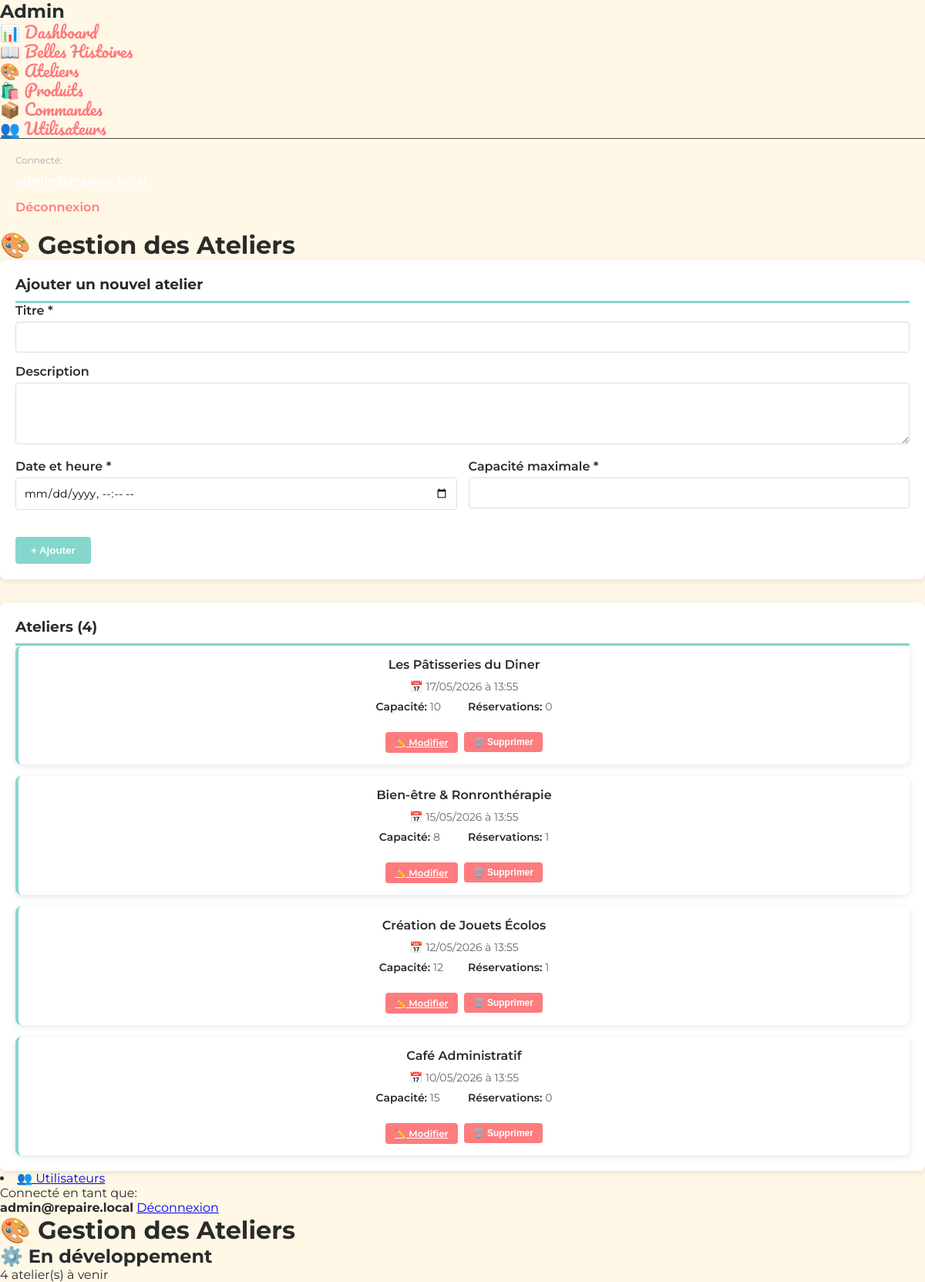
The app's page /admin/ateliers.php (signed in) with its own data.
### tables this page shows
CREATE TABLE ateliers (
  id INT AUTO_INCREMENT PRIMARY KEY,
  titre VARCHAR(150) NOT NULL,
  description TEXT,
  image VARCHAR(255),
  date_heure DATETIME NOT NULL,
  capacite_max INT NOT NULL,
  admin_id INT NOT NULL,
  CONSTRAINT fk_ateliers_admin
    FOREIGN KEY (admin_id) REFERENCES admin_users(id)
    ON UPDATE CASCADE ON DELETE RESTRICT,
  CONSTRAINT chk_ateliers_capacite CHECK (capacite_max > 0)
);

### admin/ateliers.php (the view, shortened to what this page needs)
<?php
$pdo = getPDO();
$edit_atelier = null;
$stmt = $pdo->query('SELECT id, titre, date_heure, capacite_max FROM ateliers ORDER BY date_heure DESC');
$ateliers = $stmt->fetchAll();
$reservations_count = [];
foreach ($ateliers as $atelier) {
    $stmt = $pdo->prepare('SELECT COUNT(*) FROM reservations_ateliers WHERE atelier_id = ?');
    $stmt->execute([$atelier['id']]);
    $reservations_count[$atelier['id']] = $stmt->fetchColumn();
}
?>
<!DOCTYPE html>
<html lang="fr">
<head>
    <link rel="stylesheet" href="../style.css">
</head>
<body>
    <div class="admin-container">
        <aside class="admin-sidebar">
            <div class="admin-menu">
                <h2>Admin</h2>
                <nav>
                    <a href="dashboard.php">📊 Dashboard</a>
                    <a href="moderer-histoires.php">📖 Belles Histoires</a>
                    <a href="ateliers.php" class="active">🎨 Ateliers</a>
                    <a href="produits.php">🛍️ Produits</a>
                    <a href="commandes.php">📦 Commandes</a>
                    <a href="utilisateurs.php">👥 Utilisateurs</a>
                </nav>
            </div>
            <div style="padding: 20px; border-top: 1px solid #444; margin-top: auto;">
                <p style="margin: 0 0 10px 0; font-size: 12px; color: #aaa;">Connecté:</p>
                <p style="margin: 0 0 15px 0; font-weight: 600; color: white;"><?php echo htmlspecialchars($_SESSION['admin_email']); ?></p>
                <a href="../logout.php" style="color: #FE7B7E; text-decoration: none; font-weight: 600;">Déconnexion</a>
            </div>
        </aside>
        <main class="admin-main">
            <h1>🎨 Gestion des Ateliers</h1>
            <div class="admin-form">
                <h3><?php echo $edit_atelier ? 'Modifier l\'atelier' : 'Ajouter un nouvel atelier'; ?></h3>
                <form method="POST">
                    <div class="form-group">
                        <label for="titre">Titre *</label>
                        <input type="text" id="titre" name="titre" required
                               value="<?php echo $edit_atelier ? htmlspecialchars($edit_atelier['titre']) : ''; ?>">
                    </div>
                    <div class="form-group">
                        <label for="description">Description</label>
                        <textarea id="description" name="description"><?php echo $edit_atelier ? htmlspecialchars($edit_atelier['description'] ?? '') : ''; ?></textarea>
                    </div>
                    <div style="display: grid; grid-template-columns: 1fr 1fr; gap: 15px;">
                        <div class="form-group">
                            <label for="date_heure">Date et heure *</label>
                            <input type="datetime-local" id="date_heure" name="date_heure" required
                                   value="<?php echo $edit_atelier ? date('Y-m-d\TH:i', strtotime($edit_atelier['date_heure'])) : ''; ?>">
                        </div>
                        <div class="form-group">
                            <label for="capacite_max">Capacité maximale *</label>
                            <input type="number" id="capacite_max" name="capacite_max" min="1" required
                                   value="<?php echo $edit_atelier ? $edit_atelier['capacite_max'] : ''; ?>">
                        </div>
                    </div>
                    <div class="form-actions">
                        <button type="submit" class="btn btn-primary">
                            <?php echo $edit_atelier ? '✓ Modifier' : '+ Ajouter'; ?>
                        </button>
                    </div>
                </form>
            </div>
            <div style="background: white; padding: 20px; border-radius: 8px; box-shadow: 0 2px 8px rgba(0,0,0,0.1);">
                <h3 style="margin-top: 0; color: #2B2B2B; border-bottom: 3px solid #85D6CD; padding-bottom: 10px;">
                    Ateliers (<?php echo count($ateliers); ?>)
                </h3>
                <?php if (empty($ateliers)): ?>
                    <p style="color: #666; text-align: center; padding: 40px 20px;">Aucun atelier créé</p>
                <?php else: ?>
                    <div class="ateliers-grid">
                        <?php foreach ($ateliers as $atelier): ?>
                            <div class="atelier-card">
                                <div class="atelier-header">
                                    <div class="atelier-title"><?php echo htmlspecialchars($atelier['titre']); ?></div>
                                </div>
                                <div class="atelier-date">
                                    📅 <?php echo date('d/m/Y à H:i', strtotime($atelier['date_heure'])); ?>
                                </div>
                                <div class="atelier-info">
                                    <div class="info-item">
                                        <span class="info-label">Capacité:</span>
                                        <?php echo $atelier['capacite_max']; ?>
                                    </div>
                                    <div class="info-item">
                                        <span class="info-label">Réservations:</span>
                                        <?php echo $reservations_count[$atelier['id']]; ?>
                                    </div>
                                </div>
                                <div class="atelier-actions">
                                    <a href="ateliers.php?edit=<?php echo $atelier['id']; ?>" class="btn btn-edit">✏️ Modifier</a>
                                    <form method="POST" onsubmit="return confirm('Êtes-vous sûr ?');">
                                        <button type="submit" class="btn btn-edit" style="background: #FE7B7E;">🗑️ Supprimer</button>
                                    </form>
                                </div>
                            </div>
                        <?php endforeach; ?>
                    </div>
                <?php endif; ?>
            </div>
        </main>
    </div>
</body>
</html>
                <li><a href="utilisateurs.php">👥 Utilisateurs</a></li>
            <div class="admin-user-info">
                <p>Connecté en tant que:</p>
                <strong><?php echo htmlspecialchars($_SESSION['admin_email'], ENT_QUOTES, 'UTF-8'); ?></strong>
                <a href="../logout.php">Déconnexion</a>
            </div>
        <main class="admin-main">
            <div class="admin-header"><h1>🎨 Gestion des Ateliers</h1></div>
            <div class="section">
                <div class="coming-soon">
                    <h2>⚙️ En développement</h2>
                    <p><?php echo count($ateliers); ?> atelier(s) à venir</p>
                </div>
            </div>
        </main>
</body>
</html>

### style.css (style rules this page uses)
:root { --creme: #FFF8E7; --vert-menthe: #85D6CD; --rose-corail: #FE7B7E; --gris-fonce: #2B2B2B; }
* { margin: 0; padding: 0; box-sizing: border-box; }
body { background-color: var(--creme); color: var(--gris-fonce); font-family: 'Montserrat', sans-serif; }
nav a { font-family: 'Pacifico', cursive !important; font-size: 1.3rem !important; font-weight: 400 !important; color: var(--rose-corail) !important; text-transform: capitalize !important; text-decoration: none !important; transition: color 0.3s ease !important; white-space: nowrap !important; display: block !important; letter-spacing: 0 !important; line-height: 1.2 !important; }
.atelier-card { flex: 1; background-color: white; padding: 40px; border-radius: 20px; box-shadow: 0 10px 20px rgba(0,0,0,0.05); display: flex; flex-direction: column; align-items: center; }

### admin/ateliers.php (style rules this page uses)
.admin-form { background: white; padding: 20px; border-radius: 8px; margin-bottom: 30px; box-shadow: 0 2px 8px rgba(0,0,0,0.1); }
.admin-form h3 { margin-top: 0; color: #2B2B2B; border-bottom: 3px solid #85D6CD; padding-bottom: 10px; }
.form-group { margin-bottom: 15px; }
.form-group label { display: block; margin-bottom: 5px; font-weight: 600; color: #2B2B2B; }
.form-group input, .form-group textarea { width: 100%; padding: 10px; border: 1px solid #ddd; border-radius: 4px; font-family: inherit; font-size: 14px; }
.form-group textarea { resize: vertical; min-height: 80px; }
.form-actions { display: flex; gap: 10px; margin-top: 20px; }
.btn { padding: 10px 20px; border: none; border-radius: 4px; cursor: pointer; font-weight: 600; transition: all 0.3s ease; }
.btn-primary { background: #85D6CD; color: white; }
.btn-edit { background: #FE7B7E; color: white; padding: 6px 12px; font-size: 12px; }
.ateliers-grid { display: grid; gap: 15px; }
.atelier-card { background: white; padding: 15px; border-radius: 8px; box-shadow: 0 2px 8px rgba(0,0,0,0.1); border-left: 4px solid #85D6CD; }
.atelier-header { display: flex; justify-content: space-between; align-items: start; margin-bottom: 10px; }
.atelier-title { font-weight: 600; color: #2B2B2B; font-size: 16px; }
.atelier-date { color: #666; font-size: 14px; margin-bottom: 8px; }
.atelier-info { display: grid; grid-template-columns: 1fr 1fr; gap: 10px; font-size: 14px; margin-bottom: 12px; }
.info-item { color: #666; }
.info-label { font-weight: 600; color: #2B2B2B; }
.atelier-actions { display: flex; gap: 8px; margin-top: 12px; }
.atelier-actions form { display: inline; }

### records on screen
ateliers: titre "Les Pâtisseries du Diner", date_heure "17/05/2026 à 13:55", capacite_max "10", id "0"
ateliers: titre "Bien-être & Ronronthérapie", date_heure "15/05/2026 à 13:55", capacite_max "8", id "1"
ateliers: titre "Création de Jouets Écolos", date_heure "12/05/2026 à 13:55", capacite_max "12", id "1"
ateliers: titre "Café Administratif", date_heure "10/05/2026 à 13:55", capacite_max "15", id "0"

### other values on screen
count($ateliers) "4"
$_SESSION['admin_email'] "admin@repaire.local"
